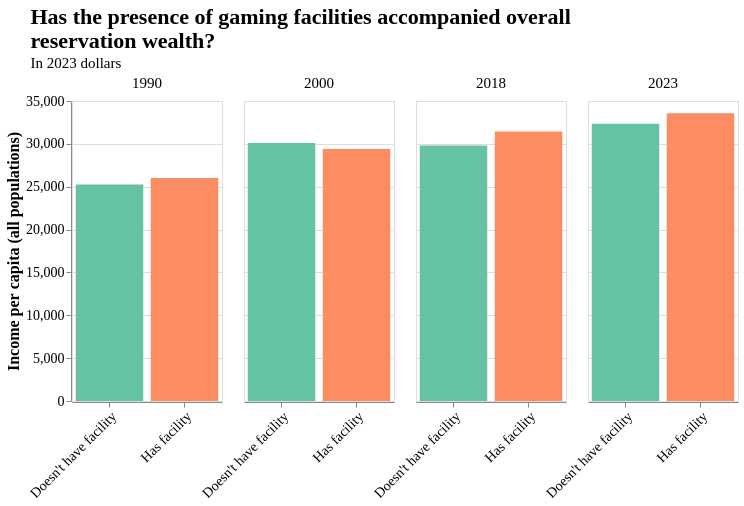

Source (notebook cell):
### Code cell
bar_facilities = alt.Chart(agginc23_grouped).mark_bar().encode(
    x=alt.X('has_facility').title('').axis(alt.Axis(labelAngle=-45)),
    y=alt.Y('incpercap_total').title('Income per capita (all populations)'),
    facet=alt.Facet('datayear').title(''),
    color=alt.X('has_facility', legend=None).scale(scheme='set2')
)

bar_facilities.properties(
    height=300,
    width=150,
    title=alt.Title(['Has the presence of gaming facilities accompanied overall', 'reservation wealth?'],
                    anchor='start',
                    subtitle='In 2023 dollars',
                    # align='center',
                    fontSize=22,
                    subtitleFontSize=15,
                    dx=25)
).configure(
    font='Agency FB',
).configure_axis(
    labelFontSize=14,
    titleFontSize=16,
).configure_legend(
    titleFontSize=15,
    labelFontSize=15,
    titleAnchor='middle',
    titleAlign='center',
    orient='top-right'
).configure_header(
    labelFontSize=15,
)#.save('./graphics/bar_year_facet_incomepercap_vs_facility.svg')

### Figure 1 — Vega-Lite specification as saved in the notebook (floating-point values rounded to 4 significant figures)
{"config": {"view": {"continuousWidth": 300, "continuousHeight": 300}, "axis": {"labelFontSize": 14, "titleFontSize": 16}, "font": "Agency FB", "header": {"labelFontSize": 15}, "legend": {"labelFontSize": 15, "orient": "top-right", "titleAlign": "center", "titleAnchor": "middle", "titleFontSize": 15}}, "data": {"name": "data-32dca9784517fc0b1fcdcd8a0e034020"}, "mark": {"type": "bar"}, "encoding": {"color": {"field": "has_facility", "scale": {"scheme": "set2"}, "type": "nominal", "legend": null}, "facet": {"field": "datayear", "title": "", "type": "quantitative"}, "x": {"axis": {"labelAngle": -45}, "field": "has_facility", "title": "", "type": "nominal"}, "y": {"field": "incpercap_total", "title": "Income per capita (all populations)", "type": "quantitative"}}, "height": 300, "title": {"text": ["Has the presence of gaming facilities accompanied overall", "reservation wealth?"], "anchor": "start", "dx": 25, "fontSize": 22, "subtitle": "In 2023 dollars", "subtitleFontSize": 15}, "width": 150, "$schema": "https://vega.github.io/schema/vega-lite/v5.20.1.json", "datasets": {"data-32dca9784517fc0b1fcdcd8a0e034020": [{"datayear": 1990.0, "has_facility": "Doesn't have facility", "incagg_total": 32840000000.0, "pop_total": 1300000.0, "incpercap_total": 25270.0}, {"datayear": 1990.0, "has_facility": "Has facility", "incagg_total": 110600000000.0, "pop_total": 4249000.0, "incpercap_total": 26020.0}, {"datayear": 2000.0, "has_facility": "Doesn't have facility", "incagg_total": 68390000000.0, "pop_total": 2272000.0, "incpercap_total": 30100.0}, {"datayear": 2000.0, "has_facility": "Has facility", "incagg_total": 125800000000.0, "pop_total": 4278000.0, "incpercap_total": 29410.0}, {"datayear": 2018.0, "has_facility": "Doesn't have facility", "incagg_total": 47320000000.0, "pop_total": 1588000.0, "incpercap_total": 29800.0}, {"datayear": 2018.0, "has_facility": "Has facility", "incagg_total": 144200000000.0, "pop_total": 4586000.0, "incpercap_total": 31450.0}, {"datayear": 2023.0, "has_facility": "Doesn't have facility", "incagg_total": 53640000000.0, "pop_total": 1658000.0, "incpercap_total": 32340.0}, {"datayear": 2023.0, "has_facility": "Has facility", "incagg_total": 157400000000.0, "pop_total": 4686000.0, "incpercap_total": 33580.0}]}}
